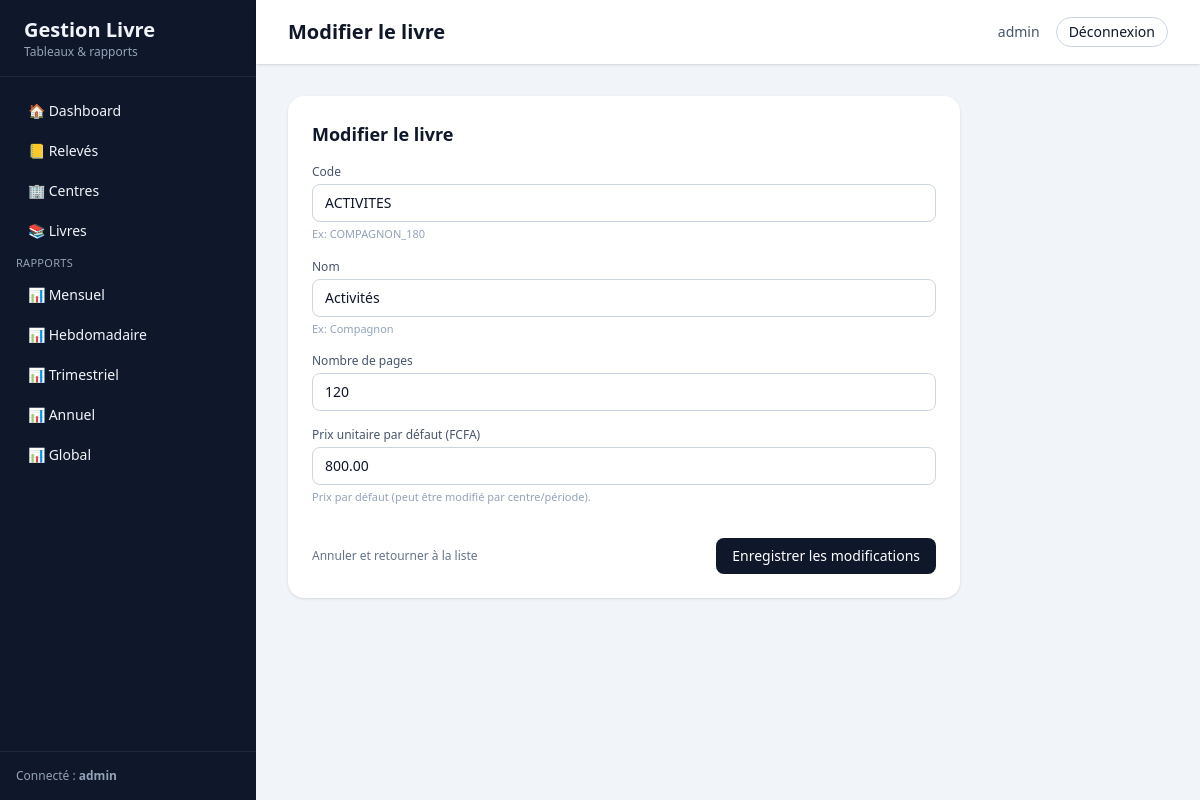
Screenshot of /livres/4/modifier/ (signed in) with the database file from the repository.
### accounts/models.py (models this page shows, shortened)
class User(AbstractUser):
    ROLE_ADMIN = "ADMIN"
    ROLE_CENTRE = "CENTRE"
    ROLE_CHOICES = (
        (ROLE_ADMIN, "Administrateur"),
        (ROLE_CENTRE, "Centre"),
    )
    role = models.CharField(
        max_length=20,
        choices=ROLE_CHOICES,
        default=ROLE_CENTRE,
    )
    centre = models.ForeignKey(
        "gestion.Centre",
        on_delete=models.SET_NULL,
        null=True,
        blank=True,
        related_name="utilisateurs",
    )

### gestion/models.py (models this page shows, shortened)
class Livre(models.Model):
    code = models.CharField(
        max_length=50,
        unique=True,
        help_text="Ex: COMPAGNON_180"
    )
    nom = models.CharField(
        max_length=100,
        help_text="Ex: Compagnon"
    )
    pages = models.PositiveIntegerField(default=0)
    prix_unitaire_defaut = models.DecimalField(
        max_digits=10,
        decimal_places=2,
        help_text="Prix par défaut (peut être modifié par centre/période)."
    )

### gestion/views.py (the view)
# urls.py: path("livres/<int:pk>/modifier/", livre_update, name="livre_update"),
@login_required
@admin_required
def livre_update(request, pk):
    livre = Livre.objects.get(pk=pk)
    if request.method == "POST":
        form = LivreForm(request.POST, instance=livre)
        if form.is_valid():
            form.save()
            return redirect("livre_list")
    else:
        form = LivreForm(instance=livre)
    return render(
        request,
        "gestion/livre_form.html",
        {"form": form, "mode": "update", "livre": livre},
    )

### gestion/views.py (called while the page is built)
def admin_required(view_func):
    @wraps(view_func)
    def _wrapped(request, *args, **kwargs):
        user = request.user
        if not user.is_authenticated:
            raise PermissionDenied
        if getattr(user, "is_superuser", False):
            return view_func(request, *args, **kwargs)
        if hasattr(user, "is_admin") and user.is_admin():
            return view_func(request, *args, **kwargs)
        raise PermissionDenied
    return _wrapped

### templates/gestion/livre_form.html (shortened to what this page needs)
{% extends "base.html" %}
{% block header_title %}
  {% if mode == "create" %}
    Nouveau livre
  {% else %}
    Modifier le livre
  {% endif %}
{% endblock %}
{% block content %}
<div class="max-w-2xl space-y-6">
  <div class="bg-white rounded-2xl shadow p-4 md:p-6">
    <h1 class="text-lg font-semibold mb-4">
      {% if mode == "create" %}Ajouter un livre{% else %}Modifier le livre{% endif %}
    </h1>
    <form method="post" class="space-y-4">
      {% for field in form %}
        <div class="space-y-1">
          <label class="block text-xs font-medium text-slate-600">
            {{ field.label }}
          </label>
          {{ field }}
          {% if field.help_text %}
            <p class="text-[11px] text-slate-400">{{ field.help_text }}</p>
          {% endif %}
        </div>
      {% endfor %}
      <div class="flex items-center justify-between pt-4">
        <a href="{% url 'livre_list' %}"
           class="text-xs text-slate-500 hover:underline">
          Annuler et retourner à la liste
        </a>
        <button type="submit"
                class="rounded-lg bg-slate-900 text-white px-4 py-2 text-sm font-medium hover:bg-slate-800">
          {% if mode == "create" %}Enregistrer le livre{% else %}Enregistrer les modifications{% endif %}
        </button>
      </div>
    </form>
  </div>
</div>
{% endblock %}

### templates/base.html (shortened to what this page needs)
<!DOCTYPE html>
<html lang="fr">
<head>
  <script src="https://cdn.tailwindcss.com"></script>
</head>
<body class="bg-slate-100 text-slate-900">
  <div class="min-h-screen flex"
       style="padding-top: env(safe-area-inset-top); padding-bottom: env(safe-area-inset-bottom);">
    <aside class="w-64 bg-slate-900 text-slate-100 hidden md:flex flex-col">
      <div class="px-6 py-4 border-b border-slate-800">
        <h1 class="text-xl font-bold">Gestion Livre</h1>
        <p class="text-xs text-slate-400">Tableaux &amp; rapports</p>
      </div>
      <nav class="flex-1 px-4 py-4 space-y-1 text-sm">
        <a href="{% url 'dashboard' %}" class="block px-3 py-2 rounded-lg hover:bg-slate-800">
          🏠 Dashboard
        </a>
        <a href="{% url 'releve_list' %}" class="block px-3 py-2 rounded-lg hover:bg-slate-800">
          📒 Relevés
        </a>
        <a href="{% url 'centre_list' %}" class="block px-3 py-2 rounded-lg hover:bg-slate-800">
          🏢 Centres
        </a>
        <a href="{% url 'livre_list' %}" class="block px-3 py-2 rounded-lg hover:bg-slate-800">
          📚 Livres
        </a>
        <p class="mt-4 mb-1 text-[11px] uppercase tracking-wide text-slate-400">
          Rapports
        </p>
        <a href="{% url 'rapport_mensuel' %}" class="block px-3 py-2 rounded-lg hover:bg-slate-800">
          📊 Mensuel
        </a>
        <a href="{% url 'rapport_hebdomadaire' %}" class="block px-3 py-2 rounded-lg hover:bg-slate-800">
          📊 Hebdomadaire
        </a>
        <a href="{% url 'rapport_trimestriel' %}" class="block px-3 py-2 rounded-lg hover:bg-slate-800">
          📊 Trimestriel
        </a>
        <a href="{% url 'rapport_annuel' %}" class="block px-3 py-2 rounded-lg hover:bg-slate-800">
          📊 Annuel
        </a>
        <a href="{% url 'rapport_global' %}" class="block px-3 py-2 rounded-lg hover:bg-slate-800">
          📊 Global
        </a>
      </nav>
      <div class="px-4 py-4 border-t border-slate-800 text-xs text-slate-400">
        {% if request.user.is_authenticated %}
          Connecté : <span class="font-semibold">{{ request.user.username }}</span><br />
        {% endif %}
      </div>
    </aside>
    <main class="flex-1 flex flex-col">
      <header class="h-16 bg-white shadow flex items-center justify-between px-4 md:px-8">
        <div class="flex items-center gap-3">
          <h2 class="text-lg md:text-xl font-semibold">
            {% block header_title %}Dashboard{% endblock %}
          </h2>
        </div>
        <div class="flex items-center gap-4 text-sm">
          {% if request.user.is_authenticated %}
            <span class="hidden sm:inline text-slate-600">
              {{ request.user.username }}
            </span>
            <form method="post" action="{% url 'logout' %}">
              <button
                type="submit"
                class="px-3 py-1 rounded-full border border-slate-300 hover:bg-slate-100"
              >
                Déconnexion
              </button>
            </form>
          {% else %}
            <a href="{% url 'login' %}" class="px-3 py-1 rounded-full bg-slate-900 text-white">
              Connexion
            </a>
          {% endif %}
        </div>
      </header>
      <section class="p-4 md:p-8">
        {% block content %}{% endblock %}
      </section>
    </main>
  </div>
</body>
</html>

### rows the page displays
User: user.username "admin"
Livre: form "ACTIVITES" "Activités" "120" "800.00"

### other values shown
{{ field.label }} "Code" "Nom" "Nombre de pages" "Prix unitaire par défaut (FCFA)"
{{ field.help_text }} "Ex: COMPAGNON_180" "Ex: Compagnon" "Prix par défaut (peut être modifié par centre/période)."
